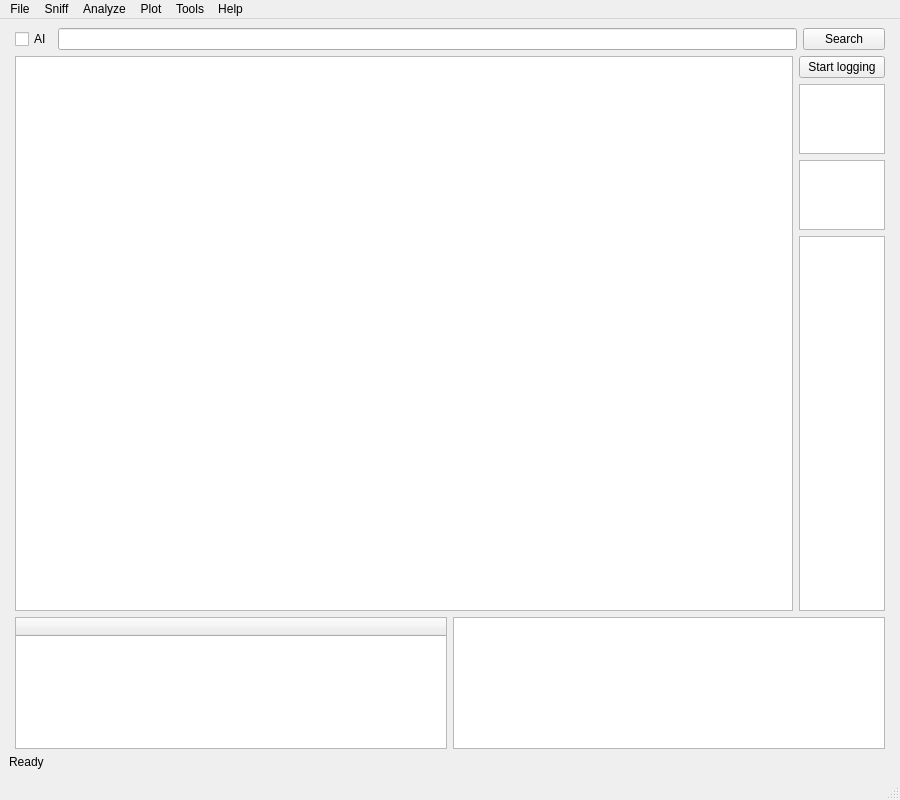
<?xml version="1.0" encoding="UTF-8"?>
<ui version="4.0">
 <class>MainWindow</class>
 <widget class="QMainWindow" name="MainWindow">
  <property name="geometry">
   <rect>
    <x>0</x>
    <y>0</y>
    <width>900</width>
    <height>800</height>
   </rect>
  </property>
  <property name="windowTitle">
   <string>pktLogger</string>
  </property>
  <widget class="QWidget" name="centralwidget">
   <layout class="QVBoxLayout" name="verticalLayout_2">
    <item>
     <layout class="QHBoxLayout" name="horizontalLayout" stretch="3,90,10">
      <property name="leftMargin">
       <number>6</number>
      </property>
      <property name="rightMargin">
       <number>6</number>
      </property>
      <item>
       <widget class="QCheckBox" name="ai_checkBox">
        <property name="text">
         <string>AI</string>
        </property>
       </widget>
      </item>
      <item>
       <widget class="QLineEdit" name="inline_search"/>
      </item>
      <item>
       <widget class="QPushButton" name="btn_run_filter">
        <property name="text">
         <string>Search</string>
        </property>
       </widget>
      </item>
     </layout>
    </item>
    <item>
     <layout class="QHBoxLayout" name="horizontalLayout_2" stretch="90,10">
      <property name="leftMargin">
       <number>6</number>
      </property>
      <property name="rightMargin">
       <number>6</number>
      </property>
      <item>
       <widget class="DataFrameWidget" name="tableview"/>
      </item>
      <item>
       <layout class="QVBoxLayout" name="verticalLayout" stretch="2,2,2,80">
        <item>
         <widget class="QPushButton" name="btn_start_logger">
          <property name="text">
           <string>Start logging</string>
          </property>
         </widget>
        </item>
        <item>
         <widget class="QListWidget" name="network_list"/>
        </item>
        <item>
         <widget class="QListWidget" name="filter_list"/>
        </item>
        <item>
         <widget class="QListWidget" name="filter_view"/>
        </item>
       </layout>
      </item>
     </layout>
    </item>
    <item>
     <layout class="QHBoxLayout" name="horizontalLayout_3" stretch="0,0">
      <property name="leftMargin">
       <number>6</number>
      </property>
      <property name="rightMargin">
       <number>6</number>
      </property>
      <item>
       <widget class="QTreeWidget" name="packet_inspector">
        <column>
         <property name="text">
          <string notr="true"> </string>
         </property>
        </column>
       </widget>
      </item>
      <item>
       <widget class="QTextEdit" name="data_inspector"/>
      </item>
     </layout>
    </item>
    <item>
     <widget class="QLabel" name="display_status">
      <property name="text">
       <string>Ready</string>
      </property>
     </widget>
    </item>
   </layout>
  </widget>
  <widget class="QMenuBar" name="menubar">
   <property name="geometry">
    <rect>
     <x>0</x>
     <y>0</y>
     <width>900</width>
     <height>22</height>
    </rect>
   </property>
   <widget class="QMenu" name="menuFile">
    <property name="title">
     <string>File</string>
    </property>
    <addaction name="actionOpen"/>
    <addaction name="actionSave"/>
   </widget>
   <widget class="QMenu" name="menuAnalysis">
    <property name="title">
     <string>Analyze</string>
    </property>
    <addaction name="separator"/>
    <addaction name="actionAscii"/>
    <addaction name="actionbase64"/>
    <addaction name="actionCorrelation"/>
   </widget>
   <widget class="QMenu" name="menuSniff">
    <property name="title">
     <string>Sniff</string>
    </property>
    <addaction name="actionStart"/>
    <addaction name="actionStop"/>
    <addaction name="actionRestart"/>
    <addaction name="separator"/>
    <addaction name="actionOptions"/>
   </widget>
   <widget class="QMenu" name="menuPlot">
    <property name="title">
     <string>Plot</string>
    </property>
    <addaction name="actionGraph"/>
   </widget>
   <widget class="QMenu" name="menuTOols">
    <property name="title">
     <string>Tools</string>
    </property>
    <addaction name="actionOpen_REPL"/>
   </widget>
   <widget class="QMenu" name="menuHelp">
    <property name="title">
     <string>Help</string>
    </property>
    <addaction name="actionUser_s_Guide"/>
    <addaction name="actionAbout"/>
   </widget>
   <addaction name="menuFile"/>
   <addaction name="menuSniff"/>
   <addaction name="menuAnalysis"/>
   <addaction name="menuPlot"/>
   <addaction name="menuTOols"/>
   <addaction name="menuHelp"/>
  </widget>
  <widget class="QStatusBar" name="statusbar"/>
  <action name="actionOpen">
   <property name="text">
    <string>Open</string>
   </property>
  </action>
  <action name="actionSave">
   <property name="text">
    <string>Save</string>
   </property>
  </action>
  <action name="actionAscii">
   <property name="text">
    <string>Ascii Column</string>
   </property>
  </action>
  <action name="actionbase64">
   <property name="text">
    <string>base64 Column</string>
   </property>
  </action>
  <action name="actionImport_DBC">
   <property name="text">
    <string>Import DBC</string>
   </property>
  </action>
  <action name="actionCorrelation">
   <property name="text">
    <string>Signal correlation</string>
   </property>
  </action>
  <action name="actionUser_s_Guide">
   <property name="text">
    <string>User's Guide</string>
   </property>
  </action>
  <action name="actionAbout">
   <property name="text">
    <string>About</string>
   </property>
  </action>
  <action name="actionStart">
   <property name="text">
    <string>Start</string>
   </property>
  </action>
  <action name="actionStop">
   <property name="enabled">
    <bool>false</bool>
   </property>
   <property name="text">
    <string>Stop</string>
   </property>
  </action>
  <action name="actionRestart">
   <property name="enabled">
    <bool>false</bool>
   </property>
   <property name="text">
    <string>Restart</string>
   </property>
  </action>
  <action name="actionOptions">
   <property name="text">
    <string>Options</string>
   </property>
  </action>
  <action name="actionGraph">
   <property name="text">
    <string>Data Visualization</string>
   </property>
  </action>
  <action name="actionOpen_REPL">
   <property name="text">
    <string>Open REPL</string>
   </property>
  </action>
 </widget>
 <customwidgets>
  <customwidget>
   <class>DataFrameWidget</class>
   <extends>QTableWidget</extends>
   <header>ui.DataFrameWidget</header>
  </customwidget>
 </customwidgets>
 <resources/>
 <connections/>
</ui>
